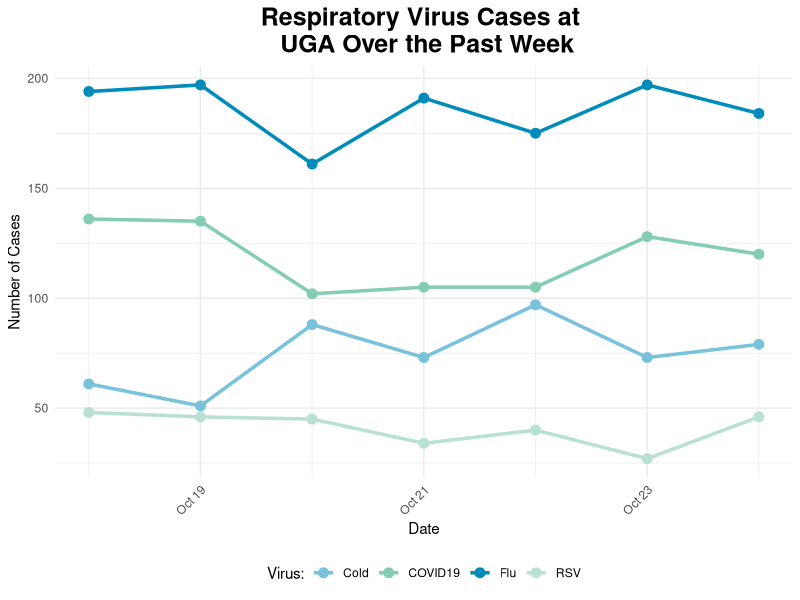

Generate this figure with R:
## ---- chunk 1
library(ggplot2)
library(dplyr)
library(tidyr)

set.seed(789)

# Create mock 7-day dataset
virus_data <- data.frame(
  Date = seq.Date(from = Sys.Date()-6, to = Sys.Date(), by = "day"),
  Flu = sample(150:200, 7, replace = TRUE),          # highest
  COVID19 = sample(100:140, 7, replace = TRUE),      # second highest
  Cold = sample(50:100, 7, replace = TRUE),          # third
  RSV = sample(20:50, 7, replace = TRUE)             # lowest
)

# Convert to long format for plotting
virus_long <- virus_data %>%
  pivot_longer(cols = -Date, names_to = "Virus", values_to = "Cases")

# Plot
virus_plot <- ggplot(virus_long, aes(x = Date, y = Cases, color = Virus)) +
  geom_line(linewidth = 1.2) +
  geom_point(size = 3) +
  labs(
    title = "Respiratory Virus Cases at \n\ UGA Over the Past Week",
    x = "Date",
    y = "Number of Cases",
    color = "Virus:"
  ) +
  theme_minimal() +
  theme(
    plot.title = element_text(face = "bold", hjust = 0.5, size = 18),
    axis.text.x = element_text(angle = 45, hjust = 1),
    legend.position = "bottom"
  ) +
  scale_color_manual(values = c(
    "Flu" = "#008cba",    
    "COVID19" = "#84cdb5",  
    "Cold" = "#78c2db",     
    "RSV" = "#b7e1d4"        
  ))

virus_plot
## ---- chunk 2
library(htmltools)

tags$div(
  style = "margin-top:8px; padding:6px; border-radius:8px; 
           background-color:#b7e1d4; width:90%; text-align:center;
           box-shadow:0 2px 5px rgba(0,0,0,0.1); font-family:Arial;",
  tags$a(
    href = "https://healthcenter.uga.edu/",
    target = "_blank",
    style = "text-decoration:none; font-size:16px; font-weight:bold; color:#000000;",
    "Visit the University of Georgia's Health Center"
  )
)
## ---- chunk 3
library(htmltools)

# Summarize total cases in past week for each virus
weekly_totals <- virus_long %>%
  group_by(Virus) %>%
  summarise(Total = sum(Cases), .groups = "drop")

# Create a styled summary box
tags$div(
  style = "margin-top:15px; padding:15px; border-radius:8px; 
           background-color:#b7e1d4; width:100%; 
           box-shadow:0 2px 5px rgba(0,0,0,0.1); font-family:Arial;",
  tags$h4(paste("Diagnosed Cases in Past 7 Days (As of November 13th, 2025)", sep=""), 
          style="font-weight:bold;"),
  lapply(1:nrow(weekly_totals), function(i) {
    tags$p(
      paste(weekly_totals$Virus[i], ":", format(weekly_totals$Total[i], big.mark=",")),
      style="margin:3px 0;"
    )
  })
)
## ---- chunk 4
library(dplyr)
library(tidyr)
library(htmltools)

set.seed(42)

# --- Create 4 weeks of mock data ---
virus_data4w <- data.frame(
  Date = seq.Date(from = Sys.Date()-27, to = Sys.Date(), by = "day"),
  Flu = sample(150:200, 28, replace = TRUE),
  COVID19 = sample(100:140, 28, replace = TRUE),
  Cold = sample(50:100, 28, replace = TRUE),
  RSV = sample(20:50, 28, replace = TRUE)
)

virus_long4w <- virus_data4w %>%
  pivot_longer(cols = -Date, names_to = "Virus", values_to = "Cases")

# --- Define current week vs previous 3 weeks ---
current_week <- max(virus_long4w$Date) - 6   # last 7 days
trend_data <- virus_long4w %>%
  mutate(Period = ifelse(Date >= current_week, "CurrentWeek", "Prev3Weeks")) %>%
  group_by(Virus, Period) %>%
  summarise(Total = sum(Cases), .groups = "drop") %>%
  pivot_wider(names_from = Period, values_from = Total) %>%
  mutate(
    AvgPrevWeek = round(Prev3Weeks / 3, 1), # avg per week of previous 3
    PctChange = round(((CurrentWeek - AvgPrevWeek) / AvgPrevWeek) * 100, 1) # %
  )

# --- Styled summary box ---
tags$div(
  style = "margin-top:15px; padding:15px; border-radius:8px; 
           background-color:#C7E6F0; width:100%; 
           box-shadow:0 2px 5px rgba(0,0,0,0.1); font-family:Arial;",
  tags$h4(paste("Virus Trends From Past Three Weeks (As of November 13th, 2025)"), 
          style="font-weight:bold;"),
  lapply(1:nrow(trend_data), function(i) {
    pct <- trend_data$PctChange[i]
    color <- ifelse(pct >= 0, "#000000", "#000000")
  
    tags$p(
      paste0(trend_data$Virus[i], ": ", 
             ifelse(pct > 0, paste0("+", pct, "%"), paste0(pct, "%"))
      ),
      style = paste0("margin:4px 0; font-size:18px; font-weight:bold; color:", color, ";")
    )
  })
)
## ---- chunk 5
library(htmltools)

tags$p(
  "For instructions on how to download and set-up ViruScan please click ",
  tags$a(
    href = "https://nataliecann16.github.io/Digital-Tools-Project/about.html#how-to-download",
    target = "_blank",
    "here"
  ),
  "."
)
